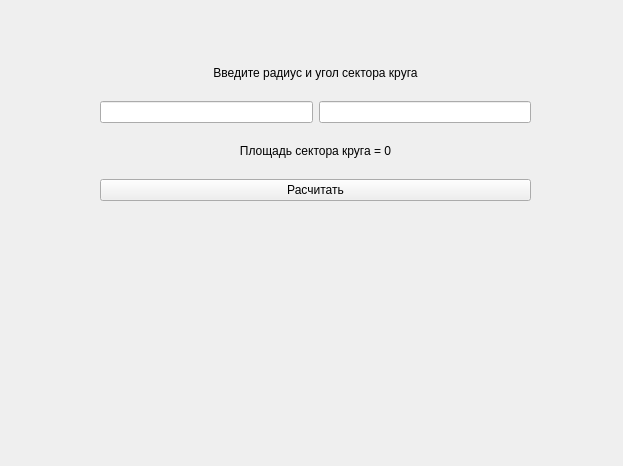
<?xml version="1.0" encoding="UTF-8"?>
<ui version="4.0">
 <class>CircleSector</class>
 <widget class="QWidget" name="CircleSector">
  <property name="geometry">
   <rect>
    <x>0</x>
    <y>0</y>
    <width>623</width>
    <height>466</height>
   </rect>
  </property>
  <property name="windowTitle">
   <string>Form</string>
  </property>
  <widget class="QLabel" name="image">
   <property name="geometry">
    <rect>
     <x>150</x>
     <y>240</y>
     <width>321</width>
     <height>181</height>
    </rect>
   </property>
   <property name="text">
    <string/>
   </property>
  </widget>
  <widget class="QWidget" name="layoutWidget">
   <property name="geometry">
    <rect>
     <x>100</x>
     <y>50</y>
     <width>431</width>
     <height>151</height>
    </rect>
   </property>
   <layout class="QGridLayout" name="gridLayout">
    <item row="0" column="0" colspan="2">
     <widget class="QLabel" name="label">
      <property name="text">
       <string>Введите радиус и угол сектора круга</string>
      </property>
      <property name="textFormat">
       <enum>Qt::TextFormat::AutoText</enum>
      </property>
      <property name="alignment">
       <set>Qt::AlignmentFlag::AlignCenter</set>
      </property>
     </widget>
    </item>
    <item row="1" column="0">
     <widget class="QLineEdit" name="inputlineEditA">
      <property name="alignment">
       <set>Qt::AlignmentFlag::AlignRight|Qt::AlignmentFlag::AlignTrailing|Qt::AlignmentFlag::AlignVCenter</set>
      </property>
     </widget>
    </item>
    <item row="1" column="1">
     <widget class="QLineEdit" name="inputlineEditB">
      <property name="alignment">
       <set>Qt::AlignmentFlag::AlignRight|Qt::AlignmentFlag::AlignTrailing|Qt::AlignmentFlag::AlignVCenter</set>
      </property>
     </widget>
    </item>
    <item row="2" column="0" colspan="2">
     <widget class="QLabel" name="resultlabel">
      <property name="text">
       <string>Площадь сектора круга = 0</string>
      </property>
      <property name="alignment">
       <set>Qt::AlignmentFlag::AlignCenter</set>
      </property>
     </widget>
    </item>
    <item row="3" column="0" colspan="2">
     <widget class="QPushButton" name="calculatePushButton">
      <property name="text">
       <string>Расчитать</string>
      </property>
     </widget>
    </item>
   </layout>
  </widget>
 </widget>
 <resources/>
 <connections/>
</ui>
